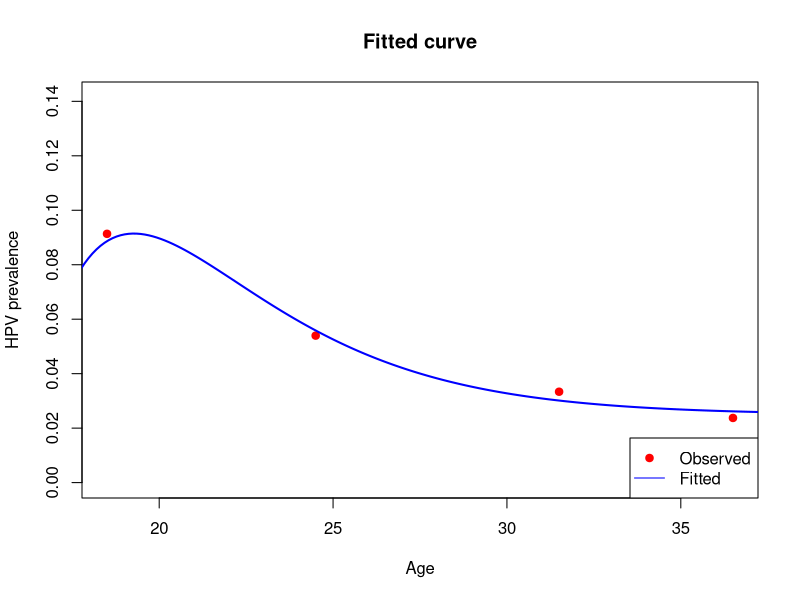

Here is the R script that generated this plot:
x <- c(18.5, 24.5,31.5,36.5)
n_total <- c(208, 908, 1109, 1011)
y_infected <- c(19, 49, 37,24)

x0 <- 16
n_power <- 1

f_model <- function(x, A, B, C) {
  d <- x - x0
  B + (A * d^n_power - B) * exp(-C * d)
}

neg_log_likelihood <- function(par) {
  A <- par[1]; B <- par[2]; C <- par[3]
  p <- f_model(x, A, B, C)
  p <- pmax(pmin(p, 1 - 1e-6), 1e-6)
  -sum(y_infected * log(p) + (n_total - y_infected) * log(1 - p))
}

set.seed(1)
result <- optim(
  par = c(0.01, 0.1, 0.1),    
  fn = neg_log_likelihood,
  method = "BFGS",
  control = list(maxit = 1000, reltol = 1e-10)
)

fit_par <- setNames(result$par, c("A","B","C"))
print(fit_par)

curve_x <- seq(16, 39, length.out = 200)
fitted_p_curve <- f_model(curve_x, fit_par["A"], fit_par["B"], fit_par["C"])
fitted_p_curve <- pmax(pmin(fitted_p_curve, 1 - 1e-6), 1e-6)

plot(x, y_infected / n_total, col = "red", pch = 19,
     ylim = c(0, max(y_infected / n_total, fitted_p_curve) + 0.05),
     xlab = "Age", ylab = "HPV prevalence",
     main = "Fitted curve")
lines(curve_x, fitted_p_curve, col = "blue", lwd = 2)
legend("bottomright", legend = c("Observed", "Fitted"),
       col = c("red", "blue"), pch = c(19, NA), lty = c(NA, 1))

x_out <- 16:39
fitted_p_out <- f_model(x_out, fit_par["A"], fit_par["B"], fit_par["C"])
fitted_p_out <- pmax(pmin(fitted_p_out, 1 - 1e-6), 1e-6)

res_table <- data.frame(
  age = x_out,
  fitted_prevalence = round(fitted_p_out, 6)
)
print(res_table, row.names = FALSE)
